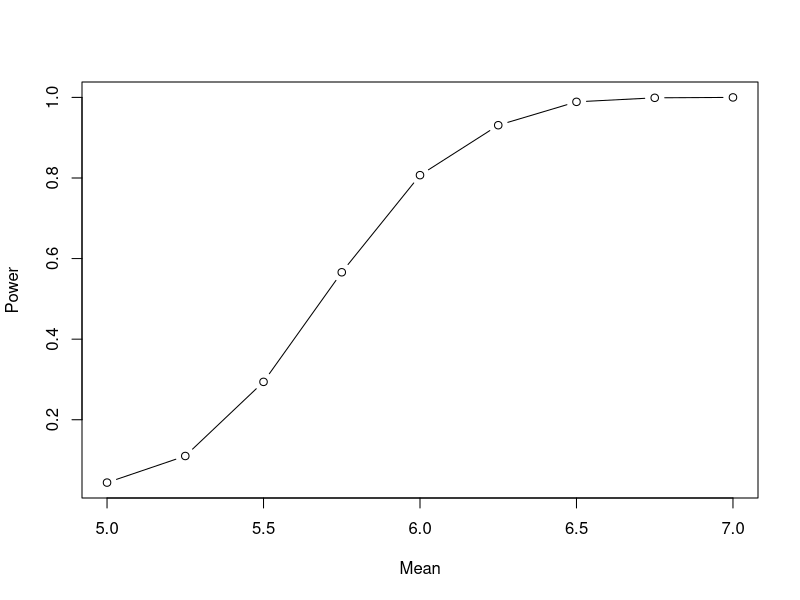

This figure's R source: (Note: this script raises an error after producing the figure.)

power = function(sample_size, population_mean, population_sd, hypothesis_population_mean)
{
    alpha = 0.05
    rejected = 0
    values = data.frame(iteration=numeric(0), proportion=numeric(0))
    for(i in 1:1000)
    {
        observations = rnorm(sample_size, mean=population_mean, sd=population_sd)
        if(t.test(observations, mu = hypothesis_population_mean)$p.value < alpha)
        {
            rejected = rejected + 1
        }
    }
    
    return(rejected/i)
}

data = data.frame(iteration=numeric(0), proportion=numeric(0))
values = seq(from=5, to=7, by=.25)
for(avg in values)
{
    p = power(10, avg, 1, 5)
    data = rbind(data, c(avg, p))
}

plot(data, type="b", xlab="Mean", ylab="Power")
abline(h=alpha, col="red", lty=2)
abline(v=5, col="green", lty=2)
